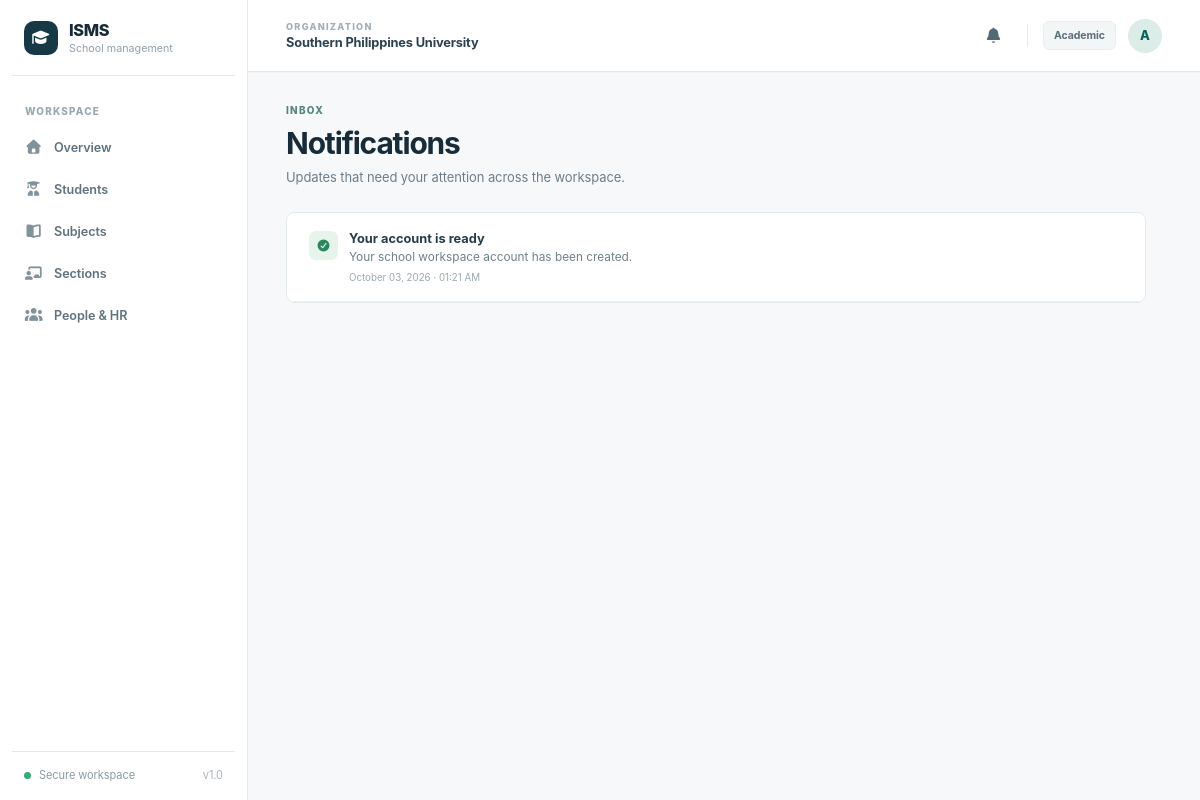
Screenshot of /notifications (signed in) with the database file from the repository.
### models.py (models this page shows)
class User(db.Model):
    id = db.Column(db.Integer, primary_key=True)
    email = db.Column(db.String(255), unique=True, nullable=False, index=True)
    full_name = db.Column(db.String(160), nullable=False)
    password_hash = db.Column(db.String(255), nullable=False)
    role = db.Column(db.String(20), nullable=False)
    is_active = db.Column(db.Boolean, nullable=False, default=True)
    created_at = db.Column(db.DateTime(timezone=True), default=utcnow, nullable=False)
    last_login_at = db.Column(db.DateTime(timezone=True))
    notifications = db.relationship("Notification", backref="user", cascade="all, delete-orphan")

class Notification(db.Model):
    id = db.Column(db.Integer, primary_key=True)
    user_id = db.Column(db.Integer, db.ForeignKey("user.id"), nullable=False, index=True)
    title = db.Column(db.String(120), nullable=False)
    message = db.Column(db.String(260), nullable=False)
    link = db.Column(db.String(255), nullable=False, default="/dashboard")
    kind = db.Column(db.String(20), nullable=False, default="info")
    created_at = db.Column(db.DateTime(timezone=True), default=utcnow, nullable=False)
    read_at = db.Column(db.DateTime(timezone=True))

### app.py (the view)
    @app.get("/notifications")
    @role_required()
    def notifications():
        items = db.session.scalars(db.select(Notification).where(Notification.user_id == g.user.id)
                                   .order_by(Notification.created_at.desc(), Notification.id.desc()).limit(100)).all()
        return render_template("notifications.html", notifications=items)

### app.py (called while the page is built)
def role_required(*roles):
    def decorator(fn):
        @wraps(fn)
        def inner(*args, **kwargs):
            if not g.user:
                return redirect(url_for("login", next=request.path))
            if roles and g.user.role not in roles:
                abort(403)
            return fn(*args, **kwargs)
        return inner
    return decorator

### templates/notifications.html (shortened to what this page needs)
{% extends 'base.html' %}
{% block content %}
<div class="page-heading"><div><div class="eyebrow">INBOX</div><h1>Notifications</h1><p>Updates that need your attention across the workspace.</p></div></div>
<section class="panel notification-page-list">
  {% for item in notifications %}
  <form method="post" action="{{ url_for('open_notification', notification_id=item.id) }}"><input type="hidden" name="csrf_token" value="{{ csrf_token }}"><button type="submit" class="notification-item {% if not item.read_at %}unread{% endif %}"><span class="notification-item-icon {{ item.kind }}"><i class="fa-solid {{ 'fa-circle-check' if item.kind == 'success' else 'fa-triangle-exclamation' if item.kind == 'warning' else 'fa-bell' }}" aria-hidden="true"></i></span><span class="notification-item-copy"><strong>{{ item.title }}</strong><span>{{ item.message }}</span><small>{{ item.created_at.strftime('%B %d, %Y · %I:%M %p') }}</small></span>{% if not item.read_at %}<span class="notification-unread-dot" aria-label="Unread"></span>{% endif %}</button></form>
  {% else %}<div class="notification-empty large"><i class="fa-solid fa-inbox" aria-hidden="true"></i><strong>No notifications yet</strong><span>When something changes in your workspace, you'll see it here.</span></div>{% endfor %}
</section>
{% endblock %}

### templates/base.html (shortened to what this page needs)
<!doctype html>
<html lang="en">
<head>
  <link rel="stylesheet" href="{{ url_for('static', filename='vendor/fontawesome/css/fontawesome.min.css') }}">
  <link rel="stylesheet" href="{{ url_for('static', filename='vendor/fontawesome/css/solid.min.css') }}">
  <link rel="stylesheet" href="{{ url_for('static', filename='css/app.css') }}">
  <link rel="stylesheet" href="{{ url_for('static', filename='css/theme.css') }}">
</head>
<body class="{% if not current_user %}public-body{% if request.endpoint in ['login', 'apply'] %} campus-auth-body{% endif %}{% endif %}">
{% if current_user %}
<div class="app-shell">
  <aside class="sidebar" id="sidebar">
    <a class="brand" href="{{ url_for('dashboard') }}">
      <span class="brand-mark"><i class="fa-solid fa-graduation-cap" aria-hidden="true"></i></span>
      <span><strong>ISMS</strong><small>School management</small></span>
    </a>
    <div class="nav-label">WORKSPACE</div>
    <nav class="nav" aria-label="Main navigation">
      <a class="nav-link {% if request.endpoint == 'dashboard' %}active{% endif %}" href="{{ url_for('dashboard') }}"><span class="nav-icon"><i class="fa-solid fa-house" aria-hidden="true"></i></span>Overview</a>
      {% if current_user.role in ['admin','admissions','academic','finance','teacher'] %}<a class="nav-link {% if request.endpoint in ['students','student_detail'] %}active{% endif %}" href="{{ url_for('students') }}"><span class="nav-icon"><i class="fa-solid fa-user-graduate" aria-hidden="true"></i></span>Students</a>{% endif %}
      {% if current_user.role in ['admin','academic','teacher'] %}
      <a class="nav-link {% if request.endpoint == 'subjects' %}active{% endif %}" href="{{ url_for('subjects') }}"><span class="nav-icon"><i class="fa-solid fa-book-open" aria-hidden="true"></i></span>Subjects</a>
      <a class="nav-link {% if request.endpoint in ['sections','section_detail'] %}active{% endif %}" href="{{ url_for('sections') }}"><span class="nav-icon"><i class="fa-solid fa-chalkboard-user" aria-hidden="true"></i></span>Sections</a>
      {% endif %}
      {% if current_user.role in ['admin','hr','academic'] %}<a class="nav-link {% if request.endpoint in ['employees','employee_detail'] %}active{% endif %}" href="{{ url_for('employees') }}"><span class="nav-icon"><i class="fa-solid fa-users" aria-hidden="true"></i></span>People & HR</a>{% endif %}
    </nav>
    <div class="sidebar-foot"><span class="status-dot"></span>Secure workspace <span class="sidebar-version">v1.0</span></div>
  </aside>
  <div class="main-area">
    <header class="topbar">
      <div class="school-name"><span class="topbar-eyebrow">ORGANIZATION</span><strong>{{ app_name }}</strong></div>
      <div class="top-actions">
        <div class="notification-anchor" data-notification-root>
          <button class="notification-trigger" type="button" aria-label="Notifications{% if unread_notifications %}, {{ unread_notifications }} unread{% endif %}" aria-haspopup="true" aria-expanded="false" aria-controls="notification-popover" data-notification-toggle>
            <i class="fa-solid fa-bell" aria-hidden="true"></i>
          </button>
        </div>
        <span class="role-badge">{{ current_user.role|replace('_',' ')|title }}</span>
        <a class="avatar" href="{{ url_for('account') }}" aria-label="Account settings for {{ current_user.full_name }}">{{ current_user.full_name[0]|upper }}</a>
      </div>
    </header>
    <main class="content">{% block content %}{% endblock %}</main>
  </div>
</div>
{% else %}
<main class="public-main">{% block public_content %}{% endblock %}</main>
{% endif %}
</body>
</html>

### public/static/css/app.css (style rules this page uses)
:root { --ink:#17313a;--muted:#72848b;--line:#e5ecec;--bg:#f6f8f8;--white:#fff;--deep:#102d34;--deep2:#183b42;--accent:#117e71;--accent-dark:#0a6c60;--soft:#e7f5f1;--shadow:0 10px 40px rgba(19,48,54,.045) }
* { box-sizing:border-box }
html { font-family:Inter,ui-sans-serif,-apple-system,BlinkMacSystemFont,"Segoe UI",sans-serif;color:var(--ink);background:var(--bg) }
body { margin:0;min-height:100vh }
button,input,select,textarea { font:inherit }
button { cursor:pointer }
a { color:inherit;text-decoration:none }
h1,h2,h3,p { margin-top:0 }
h1 { font-size:clamp(1.8rem,3vw,2.35rem);letter-spacing:-.045em;line-height:1.15;margin-bottom:.55rem }
p { line-height:1.55 }
strong { font-weight:650 }
.eyebrow { font-size:.68rem;font-weight:800;letter-spacing:.16em;color:var(--accent);margin-bottom:.9rem }
.app-shell { display:flex;min-height:100vh }
.sidebar { width:242px;flex:none;background:var(--deep);color:#d2e0e1;display:flex;flex-direction:column;padding:28px 14px;position:sticky;top:0;height:100vh;z-index:30 }
.brand { display:flex;align-items:center;gap:11px;color:#fff;padding:0 12px 31px;font-size:1.14rem;letter-spacing:.02em }
.brand small { display:block;color:#8ca9ae;font-size:.69rem;letter-spacing:0;font-weight:400;margin-top:2px }
.brand-mark { display:inline-grid;place-items:center;width:34px;height:34px;border-radius:10px;background:#d9f1e8;color:#0d655b;font-family:Georgia,serif;font-size:1.4rem;font-weight:bold;box-shadow:inset 0 0 0 1px rgba(255,255,255,.35) }
.nav-label { font-size:.63rem;font-weight:800;color:#72949a;letter-spacing:.16em;padding:10px 16px 12px }
.nav { display:flex;flex-direction:column;gap:4px }
.nav-link { height:42px;display:flex;align-items:center;gap:12px;padding:0 14px;border-radius:9px;color:#aac3c6;font-size:.83rem;font-weight:550;transition:background .15s,color .15s }
.nav-icon { font-size:1.1rem;width:18px;text-align:center;color:#92c7bf }
.sidebar-foot { margin-top:auto;padding:18px 14px 0;border-top:1px solid #2b4c52;font-size:.71rem;color:#8eaaae }
.status-dot { display:inline-block;width:7px;height:7px;background:#80d7af;border-radius:50%;margin-right:6px }
.main-area { min-width:0;flex:1 }
.topbar { height:68px;background:#fff;border-bottom:1px solid var(--line);display:flex;align-items:center;justify-content:space-between;padding:0 35px }
.school-name { font-size:.82rem;font-weight:650;color:#36525a }
.top-actions { display:flex;align-items:center;gap:14px }
.role-badge { display:inline-flex;background:#edf3f2;color:#3e6464;border-radius:6px;padding:6px 9px;font-size:.7rem;font-weight:750;white-space:nowrap }
.avatar { width:32px;height:32px;display:grid;place-items:center;border-radius:50%;background:#d6efe9;color:#12695f;font-weight:800;font-size:.82rem }
.content { max-width:1520px;margin:auto;padding:34px 36px 70px }
.page-heading { display:flex;align-items:flex-end;justify-content:space-between;gap:20px;margin-bottom:28px }
.page-heading p { color:var(--muted);font-size:.87rem;margin:0 }
.panel { background:#fff;border:1px solid var(--line);border-radius:12px;box-shadow:var(--shadow);overflow:hidden }

### rows the page displays
User: role "Academic", full_name "A"
Notification: title "Your account is ready", message "Your school workspace account has been created.", created_at "October 03, 2026 · 01:21 AM"

### other values shown
{{ app_name }} "Southern Philippines University"
